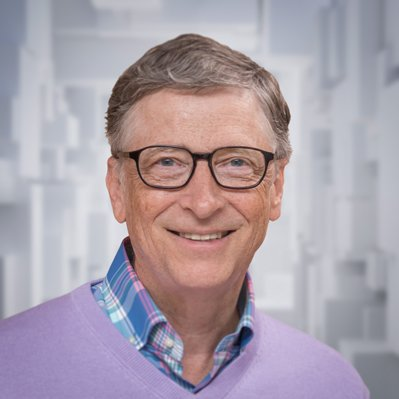
#> input picture OpenCV/images/bill.jpg, 399 x 399 px
$ python Translation.py
#> lines starting #> are read from the running program, lines starting #| are printed output that depends on the picture
import cv2
import numpy as np

image = cv2.imread("./images/bill.jpg")
#> image is the input picture: shape (399, 399, 3); mean B, G, R 169.5, 159.4, 170.8
rows, cols, c = image.shape
#> rows = 399; cols = 399; c = 3

for i in range(10):
    M = np.float32([[1, 0, -10*i], [0, 1, 10*i]])
    print(M)
    image = cv2.warpAffine(image, M, (rows, cols))

    cv2.imshow("image", image)
    cv2.waitKey(0)
    cv2.destroyAllWindows()
#> this loop made 10 passes
#> pass 2, `image = cv2.warpAffine(image, M, (rows, cols))`:
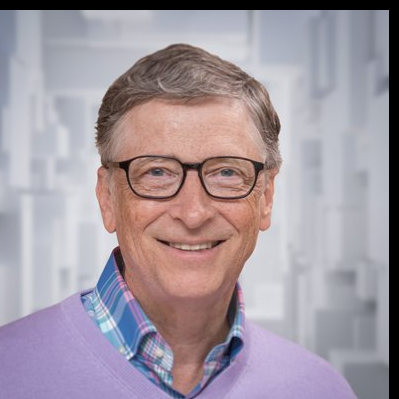
#> image: shape (399, 399, 3); mean B, G, R 160.7, 152, 163.1
#> pass 3, `image = cv2.warpAffine(image, M, (rows, cols))`:
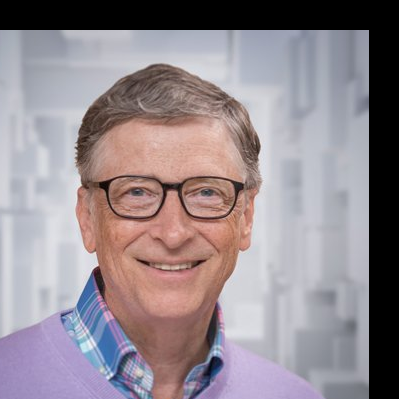
#> image: shape (399, 399, 3); mean B, G, R 143.2, 137.3, 147.6
#> after the loop: image: shape (399, 399, 3); every value is 0
